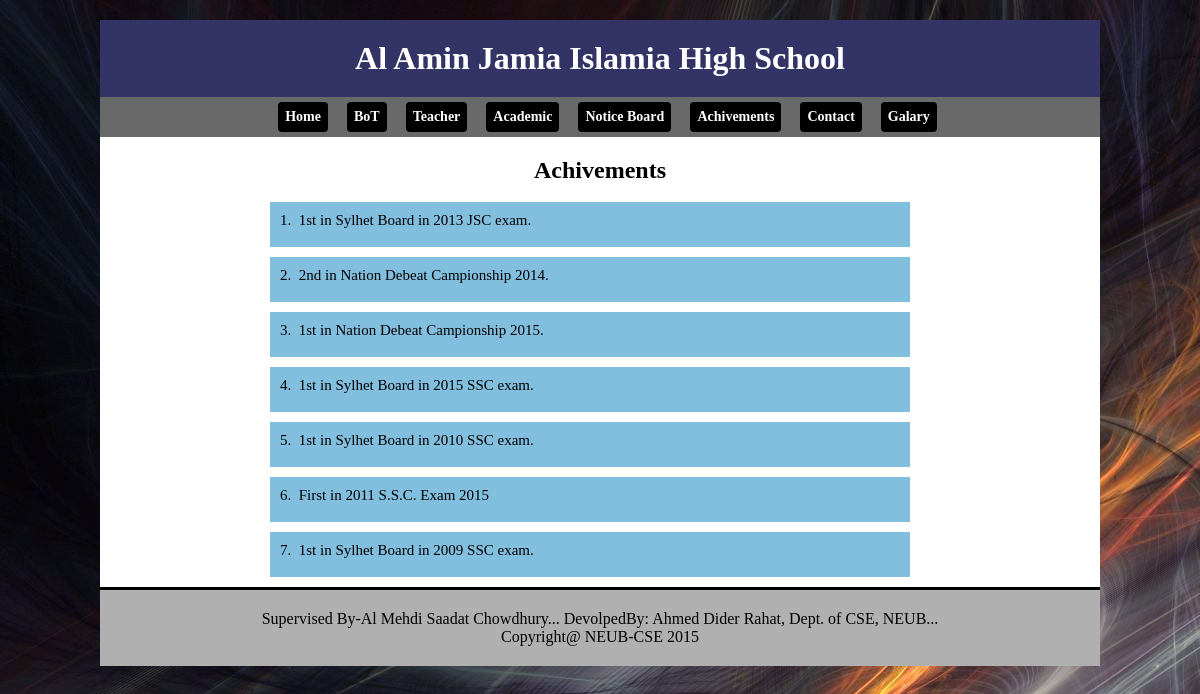
Screenshot of /achivement.php with the database file from the repository.
### tables this page shows
CREATE TABLE IF NOT EXISTS `notice_achive` (
  `na_id` int(11) NOT NULL AUTO_INCREMENT,
  `na_topic` text NOT NULL,
  `na_option` enum('achivement','notice','','') NOT NULL,
  PRIMARY KEY (`na_id`)
);

### achivement.php (the view, shortened to what this page needs)
<?php
	include("include/header.php");
?>
		<section id="BoT_main">
			<h2 style="margin-top:20px; text-align:center">Achivements</h2> </br>
			<div style="margin-top:0px; margin-left:170px;">
					<?php
						$cnt=0;
						$sql="select * from notice_achive where na_option='achivement' order by na_id desc  ";
						$result=mysql_query($sql);
						while($array=mysql_fetch_array($result))
						{ ?>
							<div style="height:25px; margin-bottom:10px; width:620px; padding:10px; background:#82BEDE;">
								<p style="float: left; font: 15px Tahoma;"><?php echo ++$cnt; ?> </p>
								<p style="float: left; font: 15px Tahoma;"><?php echo ".   "; ?> &nbsp;</p>
								<p style="float: left; font: 15px Tahoma;"><?php echo $array['na_topic']; ?></p>
							</div>
							<?php
						} ?>
			</div>
		</section>
	<?php include ("include/footer.php"); ?>

### css/main.css (style rules this page uses)
* { margin: 0px; padding: 0px; }
section, footer, aside, nav, article, hgroup { display: block; }
body { background: url(../admin/images/home9.jpg) repeat left top ; text-align: center; }

### rows the page displays
notice_achive: na_topic "1st in Sylhet Board in 2013 JSC exam."
notice_achive: na_topic "2nd in Nation Debeat Campionship 2014."
notice_achive: na_topic "1st in Nation Debeat Campionship 2015."
notice_achive: na_topic "1st in Sylhet Board in 2015 SSC exam."
notice_achive: na_topic "1st in Sylhet Board in 2010 SSC exam."
notice_achive: na_topic "First in 2011 S.S.C. Exam 2015"
notice_achive: na_topic "1st in Sylhet Board in 2009 SSC exam."
